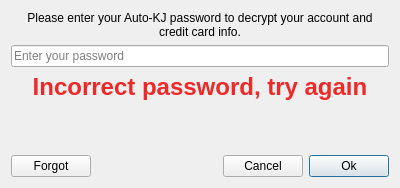
<?xml version="1.0" encoding="UTF-8"?>
<ui version="4.0">
 <class>DlgPassword</class>
 <widget class="QDialog" name="DlgPassword">
  <property name="geometry">
   <rect>
    <x>0</x>
    <y>0</y>
    <width>400</width>
    <height>188</height>
   </rect>
  </property>
  <property name="windowTitle">
   <string>Dialog</string>
  </property>
  <layout class="QVBoxLayout" name="verticalLayout">
   <item>
    <widget class="QLabel" name="label_2">
     <property name="text">
      <string>Please enter your Auto-KJ password to decrypt your account and credit card info.</string>
     </property>
     <property name="alignment">
      <set>Qt::AlignCenter</set>
     </property>
     <property name="wordWrap">
      <bool>true</bool>
     </property>
    </widget>
   </item>
   <item>
    <widget class="QLineEdit" name="lineEditPassword">
     <property name="echoMode">
      <enum>QLineEdit::Password</enum>
     </property>
     <property name="placeholderText">
      <string>Enter your password</string>
     </property>
    </widget>
   </item>
   <item>
    <widget class="QLabel" name="label">
     <property name="palette">
      <palette>
       <active>
        <colorrole role="WindowText">
         <brush brushstyle="SolidPattern">
          <color alpha="255">
           <red>239</red>
           <green>41</green>
           <blue>41</blue>
          </color>
         </brush>
        </colorrole>
       </active>
       <inactive>
        <colorrole role="WindowText">
         <brush brushstyle="SolidPattern">
          <color alpha="255">
           <red>239</red>
           <green>41</green>
           <blue>41</blue>
          </color>
         </brush>
        </colorrole>
       </inactive>
       <disabled>
        <colorrole role="WindowText">
         <brush brushstyle="SolidPattern">
          <color alpha="255">
           <red>141</red>
           <green>144</green>
           <blue>145</blue>
          </color>
         </brush>
        </colorrole>
       </disabled>
      </palette>
     </property>
     <property name="font">
      <font>
       <pointsize>18</pointsize>
       <weight>75</weight>
       <bold>true</bold>
      </font>
     </property>
     <property name="text">
      <string>Incorrect password, try again</string>
     </property>
     <property name="alignment">
      <set>Qt::AlignCenter</set>
     </property>
    </widget>
   </item>
   <item>
    <spacer name="verticalSpacer">
     <property name="orientation">
      <enum>Qt::Vertical</enum>
     </property>
     <property name="sizeHint" stdset="0">
      <size>
       <width>20</width>
       <height>4</height>
      </size>
     </property>
    </spacer>
   </item>
   <item>
    <layout class="QHBoxLayout" name="horizontalLayout">
     <item>
      <widget class="QPushButton" name="pushButtonReset">
       <property name="text">
        <string>Forgot</string>
       </property>
       <property name="autoDefault">
        <bool>false</bool>
       </property>
      </widget>
     </item>
     <item>
      <spacer name="horizontalSpacer">
       <property name="orientation">
        <enum>Qt::Horizontal</enum>
       </property>
       <property name="sizeHint" stdset="0">
        <size>
         <width>40</width>
         <height>20</height>
        </size>
       </property>
      </spacer>
     </item>
     <item>
      <widget class="QPushButton" name="pushButtonCancel">
       <property name="text">
        <string>Cancel</string>
       </property>
       <property name="autoDefault">
        <bool>false</bool>
       </property>
      </widget>
     </item>
     <item>
      <widget class="QPushButton" name="pushButtonOk">
       <property name="text">
        <string>Ok</string>
       </property>
       <property name="autoDefault">
        <bool>false</bool>
       </property>
       <property name="default">
        <bool>true</bool>
       </property>
      </widget>
     </item>
    </layout>
   </item>
  </layout>
 </widget>
 <resources/>
 <connections/>
</ui>
